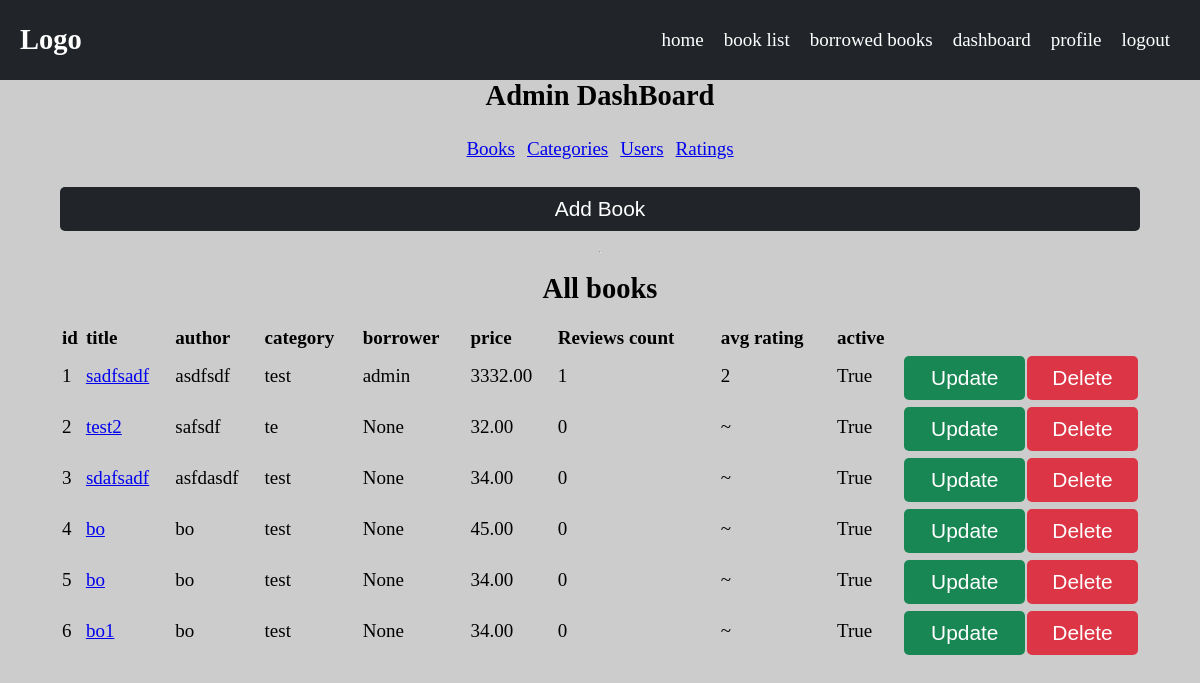
/dashboard/books (signed in), run on an earlier commit of the app's database.
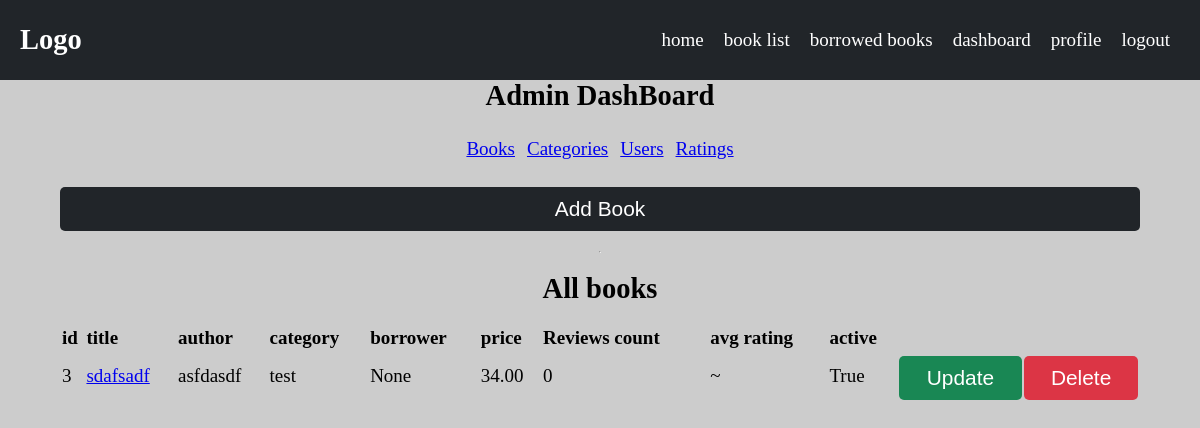
And on a later commit of the database.
### books/models.py (models this page shows, shortened)
class Book(BasicModel):
    uploaded_by = models.ForeignKey(User, on_delete=models.CASCADE, related_name='books')
    category = models.ForeignKey(Category, on_delete=models.CASCADE, related_name='books')
    viewers = models.ManyToManyField(User, through=Viewers, related_name='viewed_books')
    title = models.CharField(max_length=100)
    author = models.CharField(max_length=100)
    price = models.DecimalField(max_digits=10, decimal_places=2)
    description = models.TextField()
    borrower = models.ForeignKey(User, on_delete=models.SET_NULL, related_name='borrowed_books', null=True, blank=True)
    objects = BookManager()
    @property
    def rating(self):
        return self.ratings.aggregate(avg_rating=Avg('rating'))['avg_rating'] or '~'
    def get_absolute_url(self):
        return reverse('book_details', args=[self.slug])
    @property
    def get_update_url(self):
        return reverse('update_book', args=[self.slug])
    def get_delete_url(self):
        return reverse('delete_book', args=[self.slug])
    class Meta:
        verbose_name = 'Book'
        verbose_name_plural = 'Books'

### categories/models.py (models this page shows, shortened)
class Category(BasicModel):
    title = models.CharField(max_length=100)
    user = models.ForeignKey(User, on_delete=models.SET_NULL, related_name='categories',null=True, blank=True)
    class Meta:
        verbose_name = 'Category'
        verbose_name_plural = 'Categories'
    def __str__(self):
        return self.title

### dashboard/views.py (the view)
# urls.py: path('books', views.AdminBookListView.as_view(), name='dashboard_book_list'),
class AdminBookListView(AdminDashboardListViewPermissionMixin, ListView):
    model = Book
    template_name = 'dashboard/book_list.html'
    def get_queryset(self):
        return Book.objects.all().order_by('id')

### books/models.py (called while the page is built)
    def get_queryset(self):
        return queryset(self.model, using=self._db)

### dashboard/views.py (called while the page is built)
    def test_func(self):
        cond = self.request.user.is_staff
        return cond

### ratings/models.py (called while the page is built)
    def get_queryset(self):
        return RatingQuerySet(self.model, using=self._db)

### templates/dashboard/book_list.html (shortened to what this page needs)
{% extends "base.html" %}
{% load custom_filters %}
{% load static %}
{% block content %}
<h2 class="text-center">Admin DashBoard</h2>
<div class="container">
    {% include 'dashboard/pages.html' %}
    <div class="w-100">
        <button class="btn-6 btn-dark" onclick="urlRedirect('{% url 'add_book' %}')">Add Book</button>
    </div>
    <hr/>
<h2 class="text-center">All books</h2>
    <div class="w-100">
        <table class="w-100">
            <tr style="font-weight: bold">
                <td>id</td>
                <td>title</td>
                <td>author</td>
                <td>category</td>
                <td>borrower</td>
                <td>price</td>
                <td>Reviews count</td>
                <td>avg rating</td>
                <td>active</td>
                <td></td>
                <td></td>
            </tr>
            {% for book in object_list %}
            <tr>
                <td>{{book.id}}</td>
                <td><a href="{{book.get_absolute_url}}">{{book.title}}</a></td>
                <td>{{book.author}}</td>
                <td>{{book.category}}</td>
                <td>{{book.borrower}}</td>
                <td>{{book.price}}</td>
                <td>{{book.ratings.count}}</td>
                <td>{{book.rating}}</td>
                <td>{{book.active}}</td>
                <td><button class="btn-6 btn-success" onclick="urlRedirect(`{{ book.get_update_url }}`)">Update</button></td>
                <td><button class="btn-6 btn-danger" onclick="urlRedirect(`{{ book.get_delete_url }}`)"> Delete</button></td>
            </tr>
            {% endfor %}
        </table>
    </div>
</div>
{% endblock %}

What changed in the data, as far as the page shows it:
removed Book: id "1", title "sadfsadf", author "asdfsdf", category "test", borrower "admin", price "3332.00", ratings.count "1", rating "2", active "True"
removed Book: id "2", title "test2", author "safsdf", category "te", borrower "None", price "32.00", ratings.count "0", rating "~", active "True"
removed Book: id "4", title "bo", author "bo", category "test", borrower "None", price "45.00", ratings.count "0", rating "~", active "True"
removed Book: id "5", title "bo", author "bo", category "test", borrower "None", price "34.00", ratings.count "0", rating "~", active "True"
removed Book: id "6", title "bo1", author "bo", category "test", borrower "None", price "34.00", ratings.count "0", rating "~", active "True"
